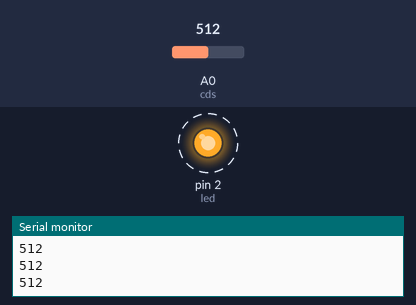
This sketch was run on a simulated Arduino Uno, built with avr-gcc and run on an emulated ATmega328P. On the bench: output pins drawn as LEDs (lit = HIGH), the last lines printed to the serial monitor. Dashed ring = blinking. The inputs (shaded band) are chosen by the test bench; at power-on: A0 (cds) = 512.

Above: at 0.9 s.
1.3 s: A0 (cds) set to 519
At 2.6 s:
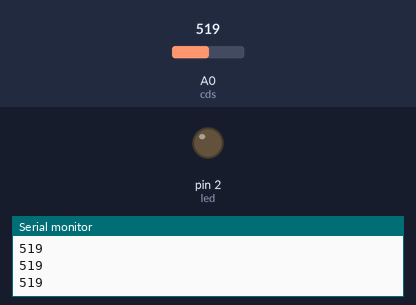
2.9 s: A0 (cds) set to 511
At 3.0 s:
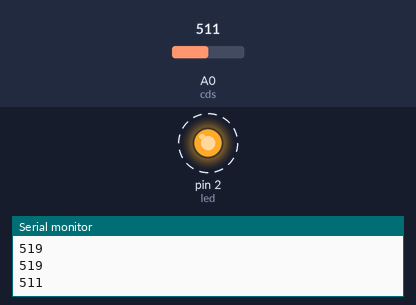
5.9 s: A0 (cds) set to 716
At 6.4 s:
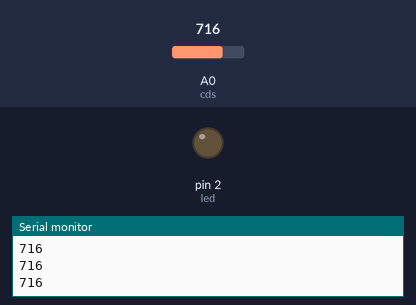
7.4 s: A0 (cds) set to 502
At 7.5 s:
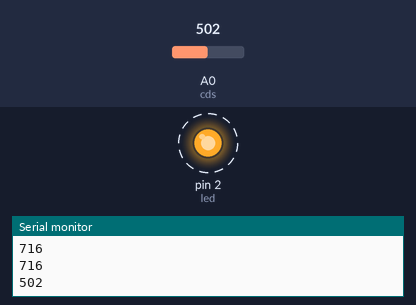
Timing chart, 0 to 11.4 s (numbered marks = the images above; inputs shaded):
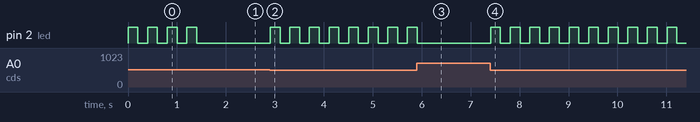

The sketch:

5-30-1.ino
```cpp
const int cds=0; //CdS 連接至類比接腳0。
const int led=2; //LED 連接至數位接腳2。
int val; //數位值。
float volts; //類比輸入電壓值。
void setup()
{ pinMode(led,OUTPUT); //設定數位接腳2為輸出模式。
 digitalWrite(led,HIGH); //關閉LED。
 Serial.begin(9600);
}
void loop()
{ val=analogRead(cds); //讀取類比輸入電壓值。
 Serial.println(val);
 if(val>512){ //光線較亮?
 digitalWrite(led,LOW); //光線較亮，則關閉LED。
 }
 else{ //光線較暗。
 digitalWrite(led,HIGH); //光線較暗，則點亮LED。
 delay(200);
 digitalWrite(led,LOW); //光線較暗，則點亮LED。
 delay(200);
 }
}
```

Measured:
- the behaviour switches between 512 and 513 on A0 (cds) (found by bisection; images 0 and 1)
- after the input at 1.3 s, pin 2 (led): goes on until 1.4 s, then stays LOW
- after the input at 2.9 s, pin 2 (led): alternates HIGH for 0.20 s and LOW for 0.20 s, starting at once
- after the input at 5.9 s, pin 2 (led): goes on until 5.9 s, then stays LOW
- after the input at 7.4 s, pin 2 (led): alternates HIGH for 0.20 s and LOW for 0.20 s, starting at once
- by itself, pin 2 (led): alternates HIGH for 0.20 s and LOW for 0.20 s
